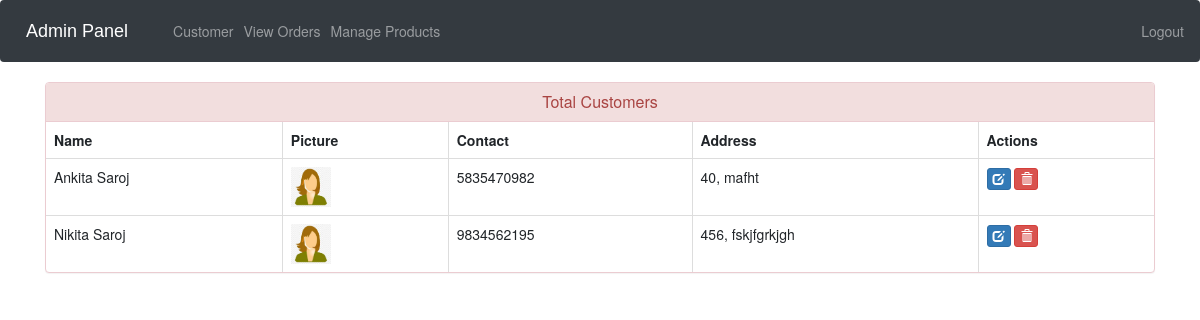
The app's page /view-customer (signed in) with its own data.
### ecom/models.py (models this page shows, shortened)
class Customer(models.Model):
    user=models.OneToOneField(User,on_delete=models.CASCADE)
    profile_pic= models.ImageField(upload_to='profile_pic/CustomerProfilePic/',null=True,blank=True)
    address = models.CharField(max_length=40)
    mobile = models.CharField(max_length=20,null=False)
    @property
    def get_name(self):
        return self.user.first_name+" "+self.user.last_name

### ecom/views.py (the view)
# urls.py: path('view-customer', views.view_customer_view,name='view-customer'),
@login_required(login_url='adminlogin')
def view_customer_view(request):
    customers=models.Customer.objects.all()
    return render(request,'ecom/view_customer.html',{'customers':customers})

### templates/ecom/view_customer.html (shortened to what this page needs)
{% extends 'ecom/admin_base.html' %}
{% load static %}
{% block content %}
<head>
  <link href="//netdna.bootstrapcdn.com/bootstrap/3.0.0/css/bootstrap.min.css" rel="stylesheet" id="bootstrap-css">
</head>
<div class="container">
  <div class="panel panel-danger">
    <div class="panel-heading">
      <h6 class="panel-title">Total Customers</h6>
    </div>
    <table class="table table-hover table-bordered" id="dev-table">
      <thead>
        <tr>
          <th>Name</th>
          <th>Picture</th>
          <th>Contact</th>
          <th>Address</th>
          <th>Actions</th>
        </tr>
      </thead>
      {% for c in customers %}
      <tr>
        <td> {{c.get_name}}</td>
        <td> <img src="{% static c.profile_pic.url %}" alt="Profile Pic" height="40px" width="40px" /></td>
        <td>{{c.mobile}}</td>
        <td>{{c.address}}</td>
        <td><a class="btn btn-primary btn-xs" href="{% url 'update-customer' c.id  %}"><span class="glyphicon glyphicon-edit"></span></a>
        <a class="btn btn-danger btn-xs" href="{% url 'delete-customer' c.id  %}"><span class="glyphicon glyphicon-trash"></span></a></td>
      </tr>
      {% endfor %}
    </table>
  </div>
</div>
{% endblock content %}

### templates/ecom/view_customer.html (style rules this page uses)
a:link { text-decoration: none; }
h6 { text-align: center; }

### records on screen
Customer: get_name "Ankita Saroj", profile_pic (picture), mobile "5835470982", address "40, mafht"
Customer: get_name "Nikita Saroj", profile_pic (picture), mobile "9834562195", address "456, fskjfgrkjgh"
